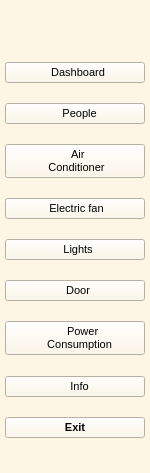
     <widget class="QWidget" name="icons_details_widget" native="true">
      <property name="minimumSize">
       <size>
        <width>130</width>
        <height>150</height>
       </size>
      </property>
      <property name="maximumSize">
       <size>
        <width>150</width>
        <height>16777215</height>
       </size>
      </property>
      <property name="styleSheet">
       <string notr="true"> background-color: #FEF6E4;
  
</string>
      </property>
      <layout class="QVBoxLayout" name="verticalLayout_3">
       <property name="spacing">
        <number>20</number>
       </property>
       <property name="leftMargin">
        <number>5</number>
       </property>
       <property name="rightMargin">
        <number>5</number>
       </property>
       <property name="bottomMargin">
        <number>35</number>
       </property>
       <item>
        <widget class="QLabel" name="icon_Acc">
         <property name="font">
          <font>
           <pointsize>20</pointsize>
           <weight>50</weight>
           <bold>false</bold>
          </font>
         </property>
         <property name="text">
          <string/>
         </property>
         <property name="pixmap">
          <pixmap resource="resource.qrc">:/icons/icon/logo.png</pixmap>
         </property>
         <property name="alignment">
          <set>Qt::AlignCenter</set>
         </property>
        </widget>
       </item>
       <item>
        <widget class="QPushButton" name="dashboardbutton">
         <property name="sizePolicy">
          <sizepolicy hsizetype="Expanding" vsizetype="Expanding">
           <horstretch>0</horstretch>
           <verstretch>0</verstretch>
          </sizepolicy>
         </property>
         <property name="font">
          <font>
           <pointsize>8</pointsize>
          </font>
         </property>
         <property name="focusPolicy">
          <enum>Qt::ClickFocus</enum>
         </property>
         <property name="styleSheet">
          <string notr="true">QPushButton:hover {
    background-color: qlineargradient(spread: pad, x1: 0, y1: 0, x2: 1, y2: 0, stop: 0 #FEF6E4, stop: 1 #ADD8E6);
    border-top-left-radius: 20px;
    border-bottom-left-radius: 20px;
}

QPushButton:pressed {
    background-color: rgb(254, 246, 228);
    border-top-left-radius: 20px;
    border-bottom-left-radius: 20px;
 
}
</string>
         </property>
         <property name="text">
          <string>  Dashboard</string>
         </property>
         <property name="icon">
          <iconset resource="resource.qrc">
           <normaloff>:/icons/icon/dashboard.png</normaloff>:/icons/icon/dashboard.png</iconset>
         </property>
         <property name="checkable">
          <bool>true</bool>
         </property>
         <property name="autoRepeat">
          <bool>false</bool>
         </property>
         <property name="autoExclusive">
          <bool>true</bool>
         </property>
        </widget>
       </item>
       <item>
        <widget class="QPushButton" name="peoplebutton">
         <property name="sizePolicy">
          <sizepolicy hsizetype="Expanding" vsizetype="Expanding">
           <horstretch>0</horstretch>
           <verstretch>0</verstretch>
          </sizepolicy>
         </property>
         <property name="font">
          <font>
           <pointsize>8</pointsize>
          </font>
         </property>
         <property name="styleSheet">
          <string notr="true">QPushButton:hover {
    background-color: qlineargradient(spread: pad, x1: 0, y1: 0, x2: 1, y2: 0, stop: 0 #FEF6E4, stop: 1 #ADD8E6);
    border-top-left-radius: 20px;
    border-bottom-left-radius: 20px;
}

QPushButton:pressed {
    background-color: rgb(254, 246, 228);
    border-top-left-radius: 20px;
    border-bottom-left-radius: 20px;
 
}
</string>
         </property>
         <property name="text">
          <string>   People</string>
         </property>
         <property name="icon">
          <iconset resource="resource.qrc">
           <normaloff>:/icons/icon/people.png</normaloff>:/icons/icon/people.png</iconset>
         </property>
         <property name="checkable">
          <bool>true</bool>
         </property>
         <property name="autoExclusive">
          <bool>true</bool>
         </property>
        </widget>
       </item>
       <item>
        <widget class="QPushButton" name="acbutton">
         <property name="sizePolicy">
          <sizepolicy hsizetype="Expanding" vsizetype="Expanding">
           <horstretch>0</horstretch>
           <verstretch>0</verstretch>
          </sizepolicy>
         </property>
         <property name="font">
          <font>
           <pointsize>8</pointsize>
          </font>
         </property>
         <property name="styleSheet">
          <string notr="true">QPushButton:hover {
    background-color: qlineargradient(spread: pad, x1: 0, y1: 0, x2: 1, y2: 0, stop: 0 #FEF6E4, stop: 1 #ADD8E6);
    border-top-left-radius: 20px;
    border-bottom-left-radius: 20px;
}

QPushButton:pressed {
    background-color: rgb(254, 246, 228);
    border-top-left-radius: 20px;
    border-bottom-left-radius: 20px;
 
}
</string>
         </property>
         <property name="text">
          <string>  Air 
 Conditioner</string>
         </property>
         <property name="icon">
          <iconset resource="resource.qrc">
           <normaloff>:/icons/icon/Ac.png</normaloff>:/icons/icon/Ac.png</iconset>
         </property>
         <property name="checkable">
          <bool>true</bool>
         </property>
         <property name="autoExclusive">
          <bool>true</bool>
         </property>
        </widget>
       </item>
       <item>
        <widget class="QPushButton" name="electricfanbutton">
         <property name="sizePolicy">
          <sizepolicy hsizetype="Expanding" vsizetype="Expanding">
           <horstretch>0</horstretch>
           <verstretch>0</verstretch>
          </sizepolicy>
         </property>
         <property name="font">
          <font>
           <pointsize>8</pointsize>
          </font>
         </property>
         <property name="styleSheet">
          <string notr="true">QPushButton:hover {
    background-color: qlineargradient(spread: pad, x1: 0, y1: 0, x2: 1, y2: 0, stop: 0 #FEF6E4, stop: 1 #ADD8E6);
    border-top-left-radius: 20px;
    border-bottom-left-radius: 20px;
}

QPushButton:pressed {
    background-color: rgb(254, 246, 228);
    border-top-left-radius: 20px;
    border-bottom-left-radius: 20px;
 
}
</string>
         </property>
         <property name="text">
          <string> Electric fan</string>
         </property>
         <property name="icon">
          <iconset resource="resource.qrc">
           <normaloff>:/icons/icon/icons8-fan-50.png</normaloff>:/icons/icon/icons8-fan-50.png</iconset>
         </property>
         <property name="checkable">
          <bool>true</bool>
         </property>
         <property name="autoExclusive">
          <bool>true</bool>
         </property>
        </widget>
       </item>
       <item>
        <widget class="QPushButton" name="lightsbutton">
         <property name="sizePolicy">
          <sizepolicy hsizetype="Expanding" vsizetype="Expanding">
           <horstretch>0</horstretch>
           <verstretch>0</verstretch>
          </sizepolicy>
         </property>
         <property name="font">
          <font>
           <pointsize>8</pointsize>
          </font>
         </property>
         <property name="styleSheet">
          <string notr="true">QPushButton:hover {
    background-color: qlineargradient(spread: pad, x1: 0, y1: 0, x2: 1, y2: 0, stop: 0 #FEF6E4, stop: 1 #ADD8E6);
    border-top-left-radius: 20px;
    border-bottom-left-radius: 20px;
}

QPushButton:pressed {
    background-color: rgb(254, 246, 228);
    border-top-left-radius: 20px;
    border-bottom-left-radius: 20px;
 
}
</string>
         </property>
         <property name="text">
          <string>  Lights</string>
         </property>
         <property name="icon">
          <iconset resource="resource.qrc">
           <normaloff>:/icons/icon/light.png</normaloff>:/icons/icon/light.png</iconset>
         </property>
         <property name="checkable">
          <bool>true</bool>
         </property>
         <property name="autoExclusive">
          <bool>true</bool>
         </property>
        </widget>
       </item>
       <item>
        <widget class="QPushButton" name="doorbutton">
         <property name="sizePolicy">
          <sizepolicy hsizetype="Expanding" vsizetype="Expanding">
           <horstretch>0</horstretch>
           <verstretch>0</verstretch>
          </sizepolicy>
         </property>
         <property name="font">
          <font>
           <pointsize>8</pointsize>
          </font>
         </property>
         <property name="styleSheet">
          <string notr="true">QPushButton:hover {
    background-color: qlineargradient(spread: pad, x1: 0, y1: 0, x2: 1, y2: 0, stop: 0 #FEF6E4, stop: 1 #ADD8E6);
    border-top-left-radius: 20px;
    border-bottom-left-radius: 20px;
}

QPushButton:pressed {
    background-color: rgb(254, 246, 228);
    border-top-left-radius: 20px;
    border-bottom-left-radius: 20px;
 
}
</string>
         </property>
         <property name="text">
          <string>  Door</string>
         </property>
         <property name="icon">
          <iconset resource="resource.qrc">
           <normaloff>:/icons/icon/icons8-door-50.png</normaloff>:/icons/icon/icons8-door-50.png</iconset>
         </property>
         <property name="checkable">
          <bool>true</bool>
         </property>
         <property name="autoExclusive">
          <bool>true</bool>
         </property>
        </widget>
       </item>
       <item>
        <widget class="QPushButton" name="powerconsumptionbutton">
         <property name="sizePolicy">
          <sizepolicy hsizetype="Expanding" vsizetype="Expanding">
           <horstretch>0</horstretch>
           <verstretch>0</verstretch>
          </sizepolicy>
         </property>
         <property name="font">
          <font>
           <pointsize>8</pointsize>
          </font>
         </property>
         <property name="styleSheet">
          <string notr="true">QPushButton:hover {
    background-color: qlineargradient(spread: pad, x1: 0, y1: 0, x2: 1, y2: 0, stop: 0 #FEF6E4, stop: 1 #ADD8E6);
    border-top-left-radius: 20px;
    border-bottom-left-radius: 20px;
}

QPushButton:pressed {
    background-color: rgb(254, 246, 228);
    border-top-left-radius: 20px;
    border-bottom-left-radius: 20px;
 
}
</string>
         </property>
         <property name="text">
          <string>     Power 
   Consumption</string>
         </property>
         <property name="icon">
          <iconset resource="resource.qrc">
           <normaloff>:/icons/icon/Pc.png</normaloff>:/icons/icon/Pc.png</iconset>
         </property>
         <property name="checkable">
          <bool>true</bool>
         </property>
         <property name="autoExclusive">
          <bool>true</bool>
         </property>
        </widget>
       </item>
       <item>
        <spacer name="verticalSpacer_2">
         <property name="orientation">
          <enum>Qt::Vertical</enum>
         </property>
         <property name="sizeHint" stdset="0">
          <size>
           <width>1</width>
           <height>1</height>
          </size>
         </property>
        </spacer>
       </item>
       <item>
        <widget class="QPushButton" name="infobutton">
         <property name="sizePolicy">
          <sizepolicy hsizetype="Expanding" vsizetype="Expanding">
           <horstretch>0</horstretch>
           <verstretch>0</verstretch>
          </sizepolicy>
         </property>
         <property name="minimumSize">
          <size>
           <width>0</width>
           <height>0</height>
          </size>
         </property>
         <property name="maximumSize">
          <size>
           <width>16777215</width>
           <height>40</height>
          </size>
         </property>
         <property name="font">
          <font>
           <pointsize>8</pointsize>
          </font>
         </property>
         <property name="styleSheet">
          <string notr="true">QPushButton:hover {
    background-color: qlineargradient(spread: pad, x1: 0, y1: 0, x2: 1, y2: 0, stop: 0 #FEF6E4, stop: 1 #ADD8E6);
    border-top-left-radius: 20px;
    border-bottom-left-radius: 20px;
}

QPushButton:pressed {
    background-color: rgb(254, 246, 228);
    border-top-left-radius: 20px;
    border-bottom-left-radius: 20px;
 
}
</string>
         </property>
         <property name="text">
          <string>   Info</string>
         </property>
         <property name="icon">
          <iconset resource="resource.qrc">
           <normaloff>:/icons/icon/icons8-about-50.png</normaloff>:/icons/icon/icons8-about-50.png</iconset>
         </property>
         <property name="checkable">
          <bool>true</bool>
         </property>
         <property name="autoExclusive">
          <bool>true</bool>
         </property>
        </widget>
       </item>
       <item>
        <widget class="QPushButton" name="exitbutton">
         <property name="sizePolicy">
          <sizepolicy hsizetype="Expanding" vsizetype="Expanding">
           <horstretch>0</horstretch>
           <verstretch>0</verstretch>
          </sizepolicy>
         </property>
         <property name="maximumSize">
          <size>
           <width>16777215</width>
           <height>40</height>
          </size>
         </property>
         <property name="font">
          <font>
           <pointsize>8</pointsize>
           <weight>75</weight>
           <bold>true</bold>
          </font>
         </property>
         <property name="styleSheet">
          <string notr="true">QPushButton:hover {
    background-color: qlineargradient(spread: pad, x1: 0, y1: 0, x2: 1, y2: 0, stop: 0 #FEF6E4, stop: 1 #ADD8E6);
    border-top-left-radius: 20px;
    border-bottom-left-radius: 20px;
}

QPushButton:pressed {
    background-color: rgb(254, 246, 228);
    border-top-left-radius: 20px;
    border-bottom-left-radius: 20px;
 
}
</string>
         </property>
         <property name="text">
          <string>Exit</string>
         </property>
         <property name="icon">
          <iconset resource="resource.qrc">
           <normaloff>:/icons/icon/icons8-exit-35.png</normaloff>:/icons/icon/icons8-exit-35.png</iconset>
         </property>
         <property name="checkable">
          <bool>true</bool>
         </property>
         <property name="autoExclusive">
          <bool>true</bool>
         </property>
        </widget>
       </item>
      </layout>
     </widget>
